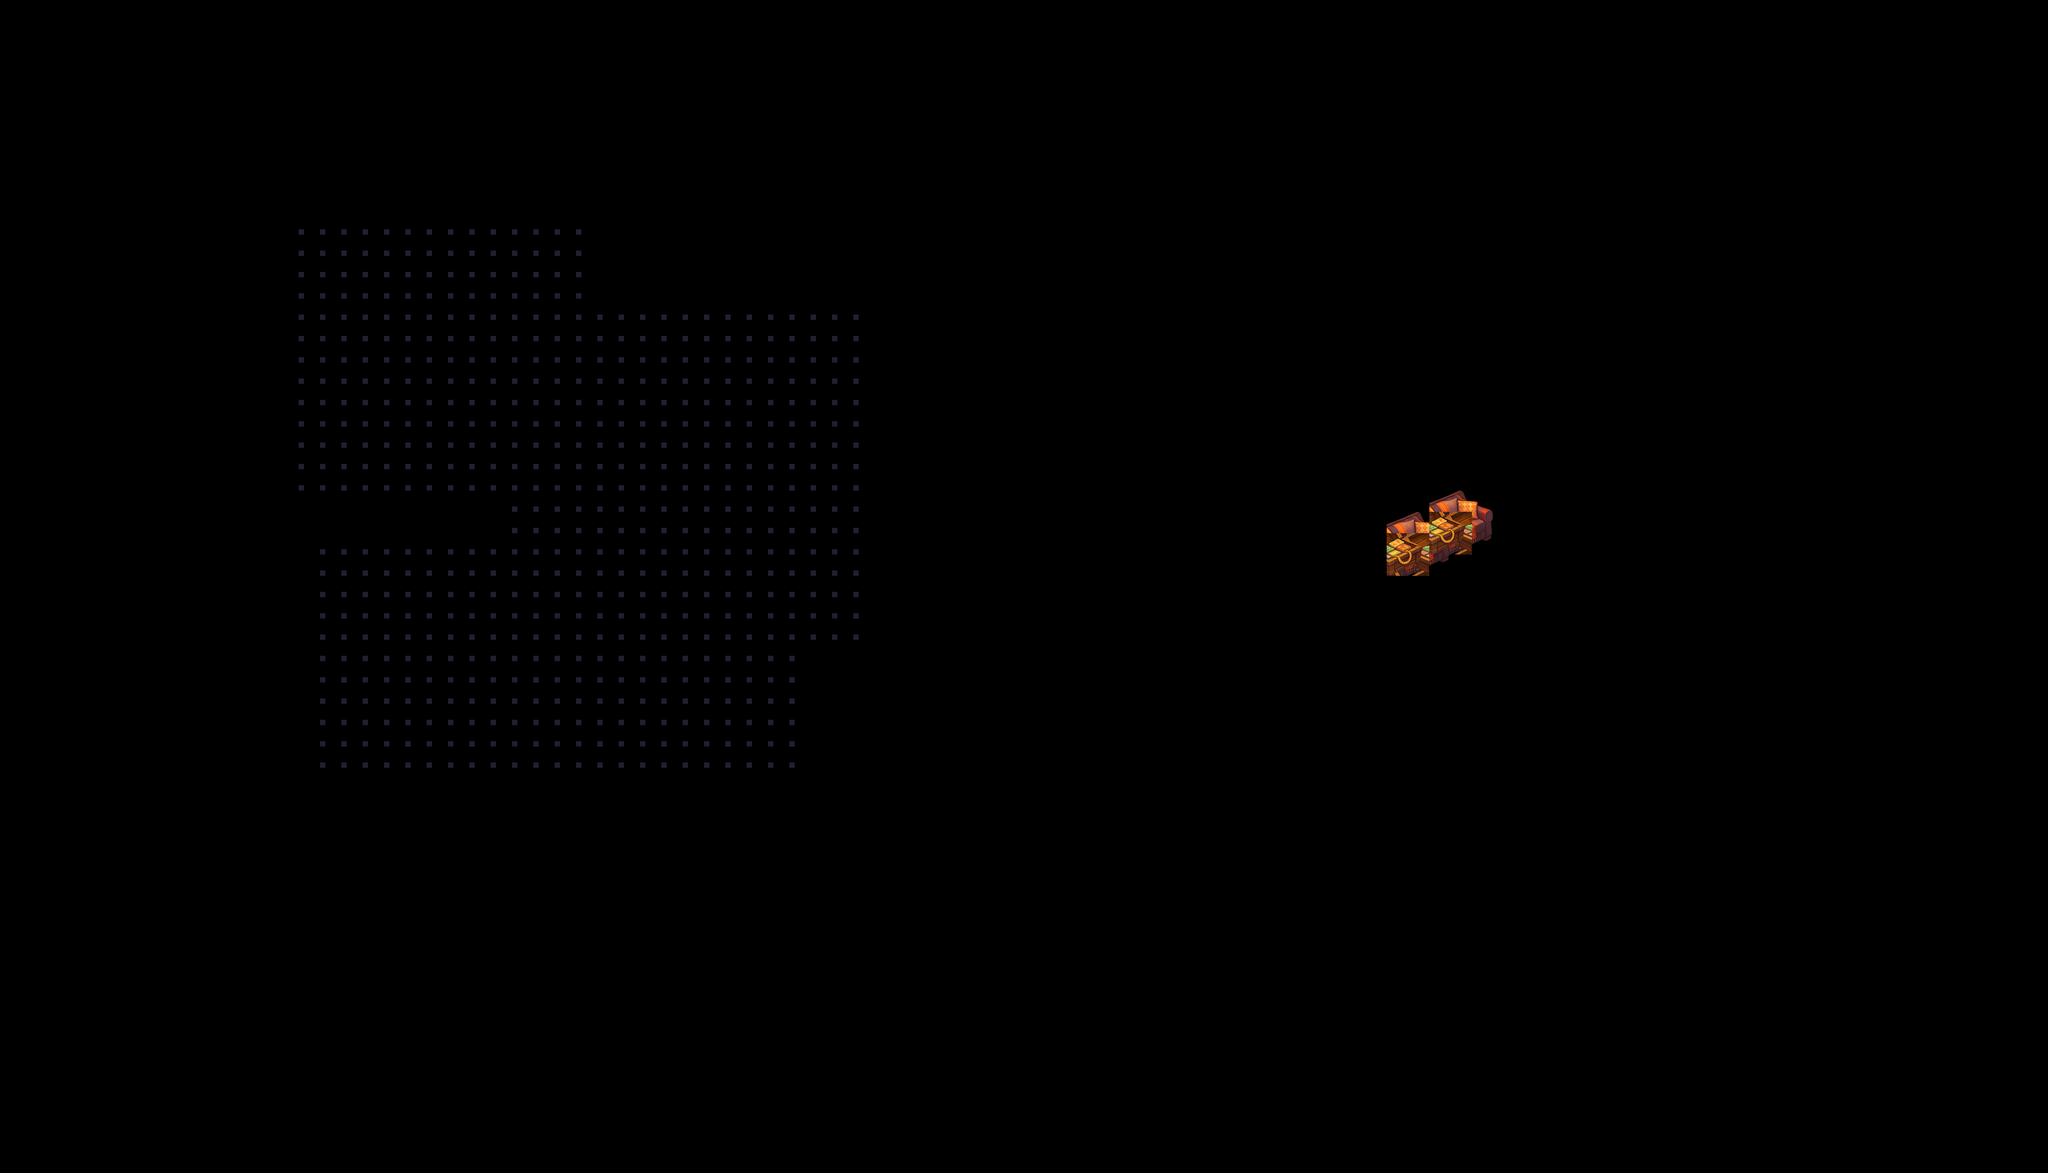

Below is a game level as drawn by its tile map, then a one-line description and the .tmx that defines it (tile-layer data replaced by summaries):
An orthogonal 96x55 tile map with 64x64 px tiles, 2 tile layers (Background, Walls), 2 tilesets and 4 objects (2x MortalActionPoint, Mortal, MortalSpecialPoint_Exit).

<map version="1.10" tiledversion="1.11.2" orientation="orthogonal" renderorder="right-down" width="96" height="55" tilewidth="64" tileheight="64" infinite="0" nextlayerid="14" nextobjectid="269">
 <tileset firstgid="1" source="Terrain (16x16).tsx" />
 <tileset firstgid="243" source="Isometric_Castle (192x192).tsx" />
 <layer id="2" name="Background" width="96" height="55">
  <data>[5280 cells, 601 non-empty, 1 distinct tile ids]</data>
 </layer>
 <layer id="1" name="Walls" width="96" height="55">
  <data>[5280 cells, 8 non-empty, 4 distinct tile ids]</data>
 </layer>
 <objectgroup id="10" name="SpawnPoints">
  <object id="265" name="Level0_2_0" type="Mortal" x="2360" y="816" width="64" height="64">
   <properties>
    <property name="floor" type="int" value="0" />
    <property name="isTriggeredByScript" type="bool" value="false" />
    <property name="mortalID" value="EP0_Level0_Test_Mortal2" />
    <property name="scriptID" value="" />
   </properties>
  </object>
 </objectgroup>
 <objectgroup id="11" name="MortalSpecialPoints">
  <object id="266" name="Exit_0_0" type="MortalSpecialPoint_Exit" x="2072" y="816" width="64" height="64">
   <properties>
    <property name="floor" type="int" value="0" />
   </properties>
  </object>
 </objectgroup>
 <objectgroup id="12" name="MortalDestinationPoints">
  <object id="267" name="MortalActionPoint_0" type="MortalActionPoint" x="2552" y="1296" width="64" height="64">
   <properties>
    <property name="floor" type="int" value="0" />
   </properties>
  </object>
  <object id="268" name="MortalActionPoint_0" type="MortalActionPoint" x="2072" y="1104" width="64" height="64">
   <properties>
    <property name="floor" type="int" value="0" />
   </properties>
  </object>
 </objectgroup>
 <objectgroup id="13" name="Collisions" />
</map>
